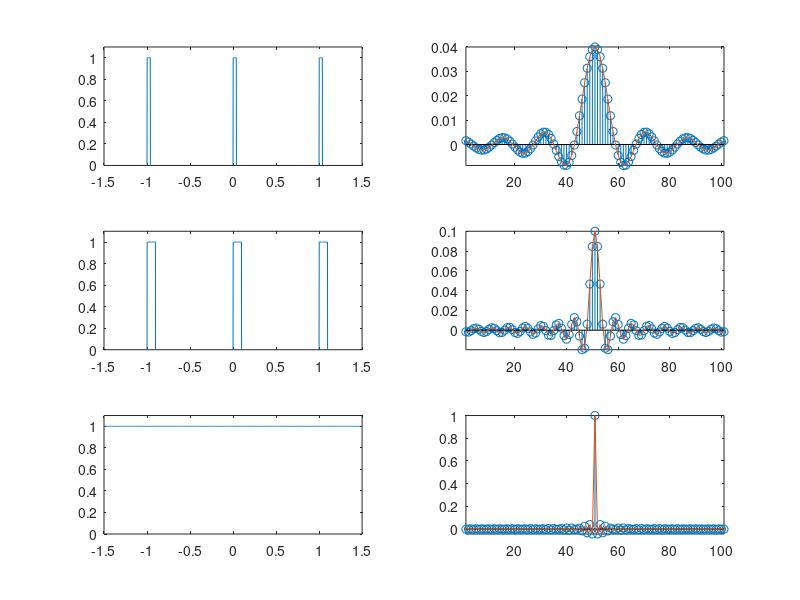

Reproduce this figure in MATLAB.
%% The different spectrums of a continous-time pulse train
% 
% Illustration of Fourier Series (sort of working)
%
% Anas Salah Eddin, 2017
%
%
%
%
%    
%                          x(t)
%                           |
%         ______         __A|___          _______
%        |      |       |   |   |        |       |
%        |      |       |   |   |        |       |
% _______|      |_______|   |   |________|       |_______ t
%           -Tp      -tao/2 0  tao/2         Tp           
%
%
% Setup
close all; clear all;

Tp = 1; %[s]
A = 1;
N = 100; %samples (for freq domain)

F0 = 1/Tp;
%% Compare the effect of tao

duty_cycle = [4, 10, 100];

figure;
i = 1;
for d = duty_cycle
    % Generate signal
    tao = Tp * d/100; 
    t = linspace(-3/2 * Tp, 3/2 * Tp, 1000);
    x = A * square(2 * pi * F0 * t, d); %need to use a different function  to get a square wave centered at 0
    subplot(3, 2, i);
    plot(t, x);
    ylim([0, 1.1 * A])

    % Compute CTFS
    k = -N/2:N/2;
    c = (A * tao / Tp) * sinc(pi * k * F0 * tao);
    subplot(3, 2, i + 1);
    stem(c)
    axis tight
    hold on
    plot(c)
    
    i = i + 2;
end